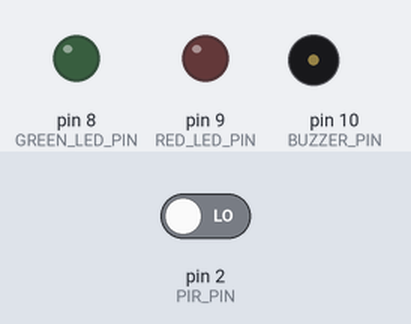
The sketch below on a simulated Arduino Uno, built with avr-gcc and run on an emulated ATmega328P. Shown: output pins drawn as LEDs (lit = HIGH), buzzer (waves = sounding). Dashed ring = blinking. Inputs (shaded band) come from the test bench; at power-on: pin 2 (PIR_PIN) LOW. What the sketch prints to the serial monitor is not drawn.

Above: at 6.3 s.
6.4 s: pin 2 (PIR_PIN) driven HIGH
At 7.5 s:
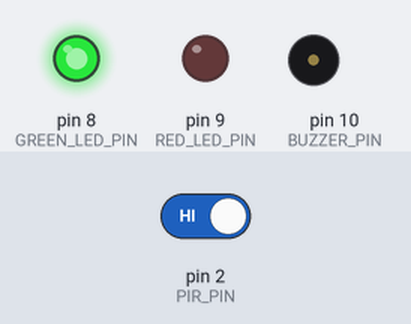
7.9 s: pin 2 (PIR_PIN) driven LOW
At 18.02 s:
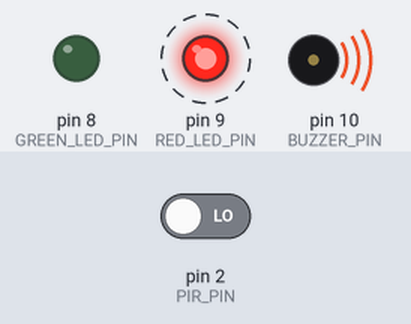
Timing chart, 0 to 19.6 s (numbered marks = the images above; inputs shaded):
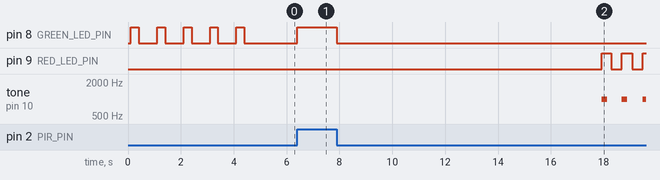

Measured:
- after the input at 6.4 s, pin 8 (GREEN_LED_PIN): LOW → HIGH at once
- after the input at 7.9 s, pin 8 (GREEN_LED_PIN): HIGH → LOW at once; pin 9 (RED_LED_PIN): alternates HIGH for 0.38 s and LOW for 0.40 s, starting after 10.0 s; tone on pin 10 (BUZZER_PIN): alternates 1000 Hz for 0.20 s and silent for 0.58 s, starting after 10.0 s

The sketch:

inactivity_monitor.ino
```cpp
/*
 * ============================================================
 *  Smart Pet Activity Alert System
 *  Platform : Arduino Uno / ESP32 (select correct board)
 *  Sensor   : PIR Motion Sensor (HC-SR501)//logicstate
 *  Alert    : LED + Buzzer{speaker}

 * ============================================================
 *
 *  LOGIC:
 *   1. Pet ACTIVE  → PIR detects motion → Green LED ON, no buzzer.
 *   2. Pet INACTIVE → No motion for INACTIVITY_THRESHOLD ms
 *                  → Red LED blinks + Buzzer beeps (alert).
 *   3. All events printed to Serial Monitor (9600 baud).
 * ============================================================
 */

// -------- PIN DEFINITIONS --------
const int PIR_PIN       = 2;   // PIR signal pin  → D2
const int GREEN_LED_PIN = 8;   // Activity LED    → D8
const int RED_LED_PIN   = 9;   // Alert LED       → D9
const int BUZZER_PIN    = 10;  // Passive buzzer  → D10

// -------- CONFIGURATION --------
// How long (ms) without motion before alert triggers
const unsigned long INACTIVITY_THRESHOLD = 10000UL;  // 10 seconds

// Buzzer tone frequency (Hz) – passive buzzer only
const int BUZZER_FREQ = 1000;

// Serial baud rate
const int BAUD_RATE = 9600;

// -------- STATE VARIABLES --------
bool     motionDetected     = false;
bool     alertActive        = false;
bool     lastMotionState    = false;
unsigned long lastMotionTime = 0;
unsigned long alertStartTime = 0;

// For non-blocking LED blink
unsigned long lastBlinkTime  = 0;
bool          blinkState     = false;
const unsigned long BLINK_INTERVAL = 400; // ms

// -------- SETUP --------
void setup() {
  Serial.begin(BAUD_RATE);

  pinMode(PIR_PIN,       INPUT);
  pinMode(GREEN_LED_PIN, OUTPUT);
  pinMode(RED_LED_PIN,   OUTPUT);
  pinMode(BUZZER_PIN,    OUTPUT);

  // Startup sequence – visual confirmation
  Serial.println("===========================================");
  Serial.println("  Smart Pet Activity Alert System");
  Serial.println("  Warming up PIR sensor (5 seconds)...");
  Serial.println("===========================================");

  // PIR warm-up: keep LEDs in standby pattern
  for (int i = 0; i < 5; i++) {
    digitalWrite(GREEN_LED_PIN, HIGH);
    delay(300);
    digitalWrite(GREEN_LED_PIN, LOW);
    delay(700);
  }

  lastMotionTime = millis();  // avoid instant false alert
  Serial.println("[SYSTEM] Ready – monitoring pet activity.\n");
}

// -------- MAIN LOOP --------
void loop() {
  unsigned long now = millis();

  // 1. Read PIR sensor
  motionDetected = (digitalRead(PIR_PIN) == HIGH);

  // 2. Handle motion detection
  if (motionDetected) {
    lastMotionTime = now;

    if (!lastMotionState) {
      // Rising edge – pet just became active
      Serial.print("[MOTION] Activity detected at ");
      printTimestamp(now);
    }

    // Pet is active: green LED on, cancel any alert
    digitalWrite(GREEN_LED_PIN, HIGH);
    digitalWrite(RED_LED_PIN,   LOW);
    noTone(BUZZER_PIN);
    alertActive = false;

  } else {
    // No current motion
    digitalWrite(GREEN_LED_PIN, LOW);

    if (lastMotionState && !alertActive) {
      // Falling edge – pet just stopped moving
      Serial.print("[INFO]   Motion ended at ");
      printTimestamp(now);
    }

    // Check inactivity duration
    unsigned long elapsed = now - lastMotionTime;

    if (elapsed >= INACTIVITY_THRESHOLD) {
      // ---- ALERT CONDITION ----
      if (!alertActive) {
        alertActive   = true;
        alertStartTime = now;
        Serial.println("[ALERT]  *** No pet movement detected! ***");
        Serial.print("         Inactivity duration: ");
        Serial.print(elapsed / 1000);
        Serial.println(" seconds");
        Serial.println("         Check on your pet!");
      }

      // Non-blocking red LED blink
      if (now - lastBlinkTime >= BLINK_INTERVAL) {
        lastBlinkTime = now;
        blinkState    = !blinkState;
        digitalWrite(RED_LED_PIN, blinkState ? HIGH : LOW);

        // Beep buzzer in sync with LED
        if (blinkState) {
          tone(BUZZER_PIN, BUZZER_FREQ, BLINK_INTERVAL / 2);
        }
      }

      // Repeat serial alert every 5 seconds
      if ((now - alertStartTime) % 5000 < 20) {
        Serial.print("[ALERT]  Still no movement – total inactivity: ");
        Serial.print(elapsed / 1000);
        Serial.println(" s");
      }

    } else {
      // Within threshold – just waiting
      digitalWrite(RED_LED_PIN, LOW);
      noTone(BUZZER_PIN);

      // Optional: print countdown every 3 seconds
      if (!alertActive && (elapsed > 0) && (elapsed % 3000 < 20)) {
        Serial.print("[INFO]   Waiting... ");
        Serial.print((INACTIVITY_THRESHOLD - elapsed) / 1000);
        Serial.println(" s until inactivity alert.");
      }
    }
  }

  lastMotionState = motionDetected;
  delay(50);  // Small debounce delay (50 ms loop tick)
}

// -------- HELPER: PRINT TIMESTAMP --------
void printTimestamp(unsigned long ms) {
  unsigned long totalSec = ms / 1000;
  unsigned int  h = totalSec / 3600;
  unsigned int  m = (totalSec % 3600) / 60;
  unsigned int  s = totalSec % 60;
  char buf[16];
  snprintf(buf, sizeof(buf), "%02u:%02u:%02u\n", h, m, s);
  Serial.print(buf);
}
```
